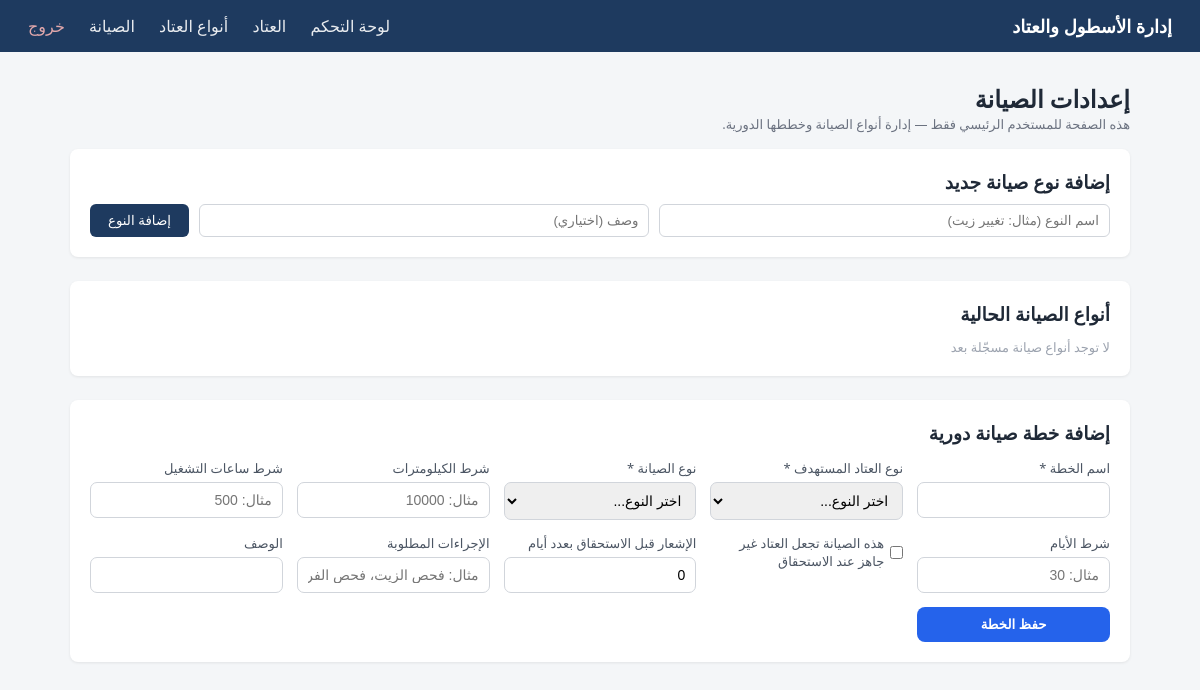
Before: /maintenance/settings (signed in) with the older database file.
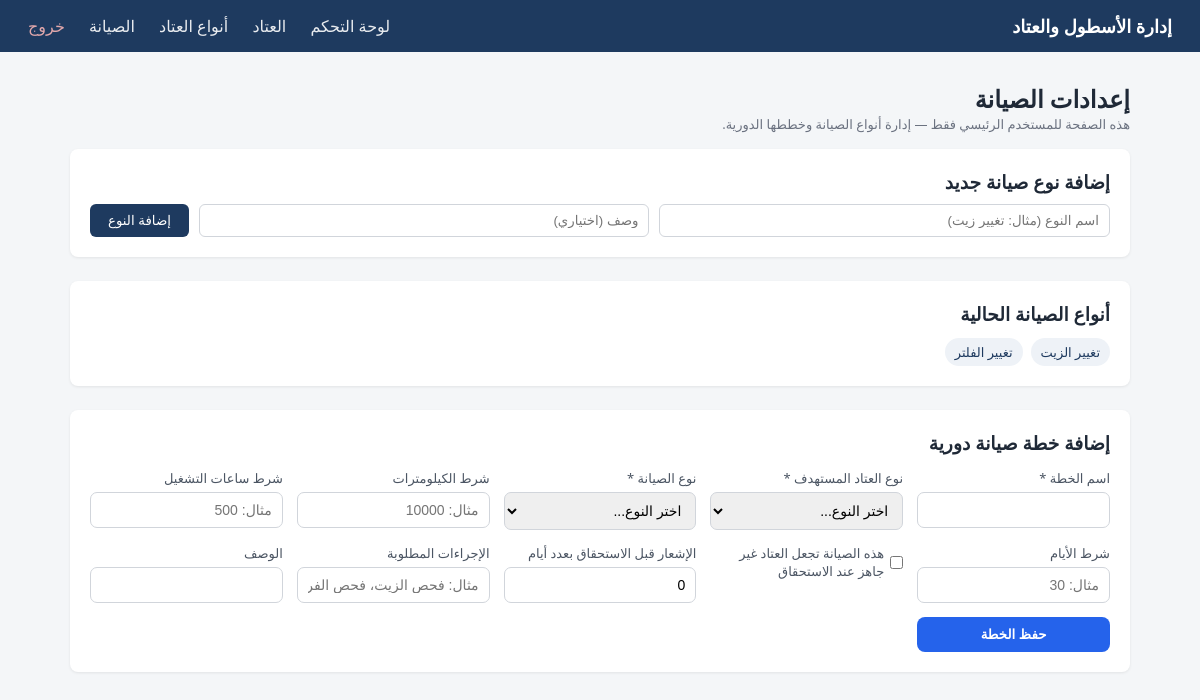
After: the same page with the newer database file.
### app/modules/maintenance/models.py (models this page shows)
class MaintenanceType(Base, AuditMixin):
    __tablename__ = "maintenance_types"
    id = Column(Integer, primary_key=True, index=True)
    name = Column(String(100), unique=True, nullable=False)
    description = Column(Text, nullable=True)

### app/modules/maintenance/router.py (the view)
@router.get("/maintenance/settings", response_class=HTMLResponse)
def maintenance_settings_page(
    request: Request,
    db: Session = Depends(get_db),
    current_user: User = Depends(require_role(Role.ADMIN)),
):
    maintenance_types = services.list_maintenance_types(db)
    equipment_types = type_services.list_types(db)
    return templates.TemplateResponse(
        "maintenance_settings.html",
        {
            "request": request,
            "maintenance_types": maintenance_types,
            "equipment_types": equipment_types,
            "user": current_user,
        },
    )

### app/modules/maintenance/templates/maintenance_settings.html (shortened to what this page needs)
{% extends "base.html" %}
{% block content %}
<h2>إعدادات الصيانة</h2>
<p class="page-hint">هذه الصفحة للمستخدم الرئيسي فقط — إدارة أنواع الصيانة وخططها الدورية.</p>
<div class="card">
    <h3>إضافة نوع صيانة جديد</h3>
    <form method="post" action="/maintenance/types/create" class="inline-form">
        <input type="text" name="name" placeholder="اسم النوع (مثال: تغيير زيت)" required>
        <input type="text" name="description" placeholder="وصف (اختياري)">
        <button type="submit">إضافة النوع</button>
    </form>
</div>
<div class="card">
    <h3>أنواع الصيانة الحالية</h3>
    <div class="model-chips">
        {% for t in maintenance_types %}
        <span class="chip">{{ t.name }}</span>
        {% else %}
        <span class="empty-inline">لا توجد أنواع صيانة مسجّلة بعد</span>
        {% endfor %}
    </div>
</div>
<div class="card">
    <h3>إضافة خطة صيانة دورية</h3>
    <form method="post" action="/maintenance/schedules/create" class="grid-form">
        <div class="field">
            <label>اسم الخطة *</label>
            <input type="text" name="name" required>
        </div>
        <div class="field">
            <label>نوع العتاد المستهدف *</label>
            <select name="equipment_type_id" required>
                <option value="">اختر النوع...</option>
            </select>
        </div>
        <div class="field">
            <label>نوع الصيانة *</label>
            <select name="maintenance_type_id" required>
                <option value="">اختر النوع...</option>
            </select>
        </div>
        <div class="field">
            <label>شرط الكيلومترات</label>
            <input type="number" name="interval_km" placeholder="مثال: 10000">
        </div>
        <div class="field">
            <label>شرط ساعات التشغيل</label>
            <input type="number" name="interval_hours" placeholder="مثال: 500">
        </div>
        <div class="field">
            <label>شرط الأيام</label>
            <input type="number" name="interval_days" placeholder="مثال: 30">
        </div>
        <div class="field">
            <label class="checkbox-label">
                <input type="checkbox" name="makes_equipment_unavailable" value="true">
                هذه الصيانة تجعل العتاد غير جاهز عند الاستحقاق
            </label>
        </div>
        <div class="field">
            <label>الإشعار قبل الاستحقاق بعدد أيام</label>
            <input type="number" name="notify_offset_days" value="0">
        </div>
        <div class="field">
            <label>الإجراءات المطلوبة</label>
            <input type="text" name="actions_required" placeholder="مثال: فحص الزيت، فحص الفرامل">
        </div>
        <div class="field">
            <label>الوصف</label>
            <input type="text" name="description">
        </div>
        <div class="field">
            <button type="submit" class="btn-primary">حفظ الخطة</button>
        </div>
    </form>
</div>
{% endblock %}

Changed rows visible on the page:
added MaintenanceType: name "تغيير الزيت"
added MaintenanceType: name "تغيير الفلتر"
Other visible differences:
text no longer shown: "لا توجد أنواع صيانة مسجّلة بعد"
